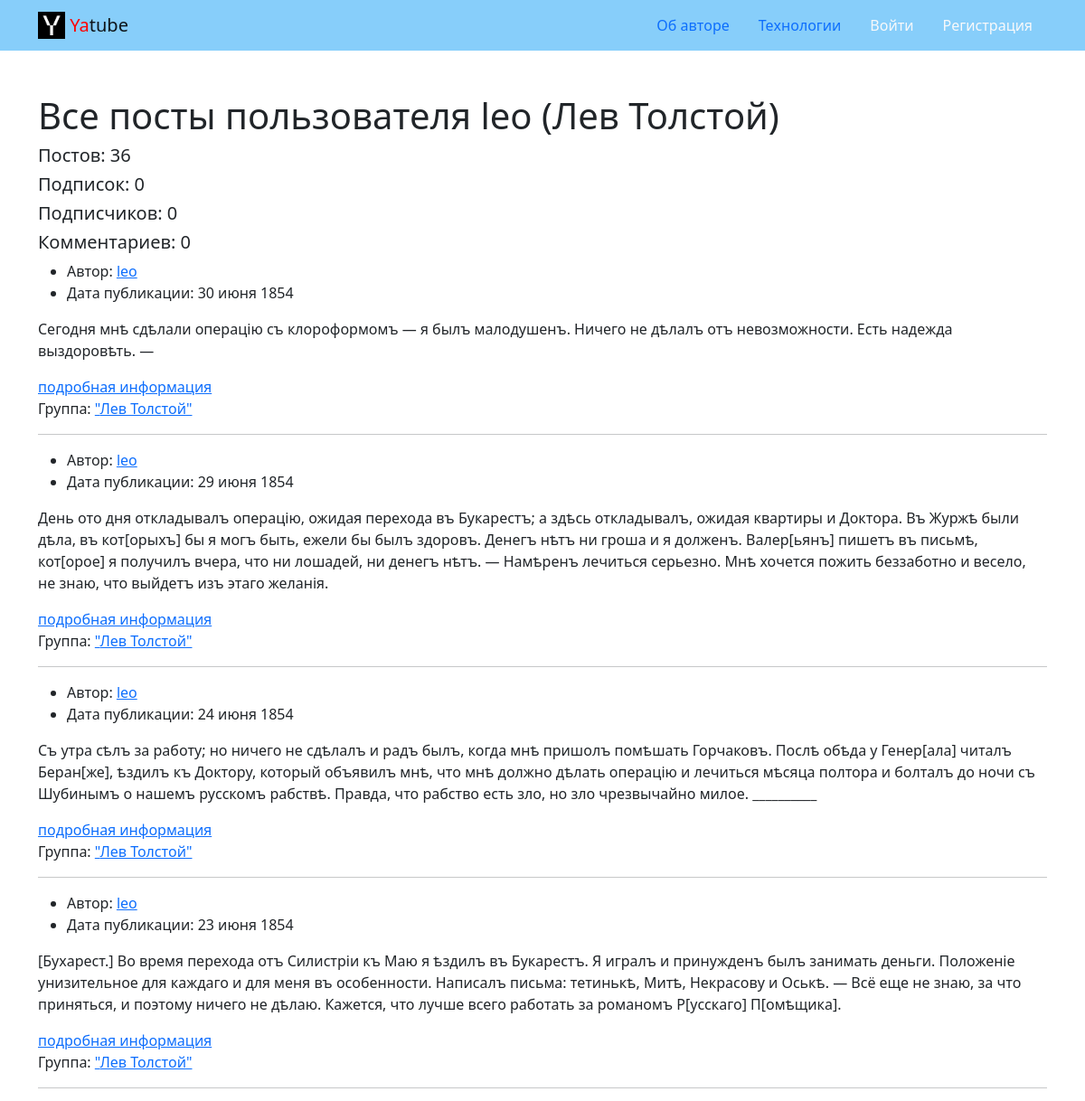
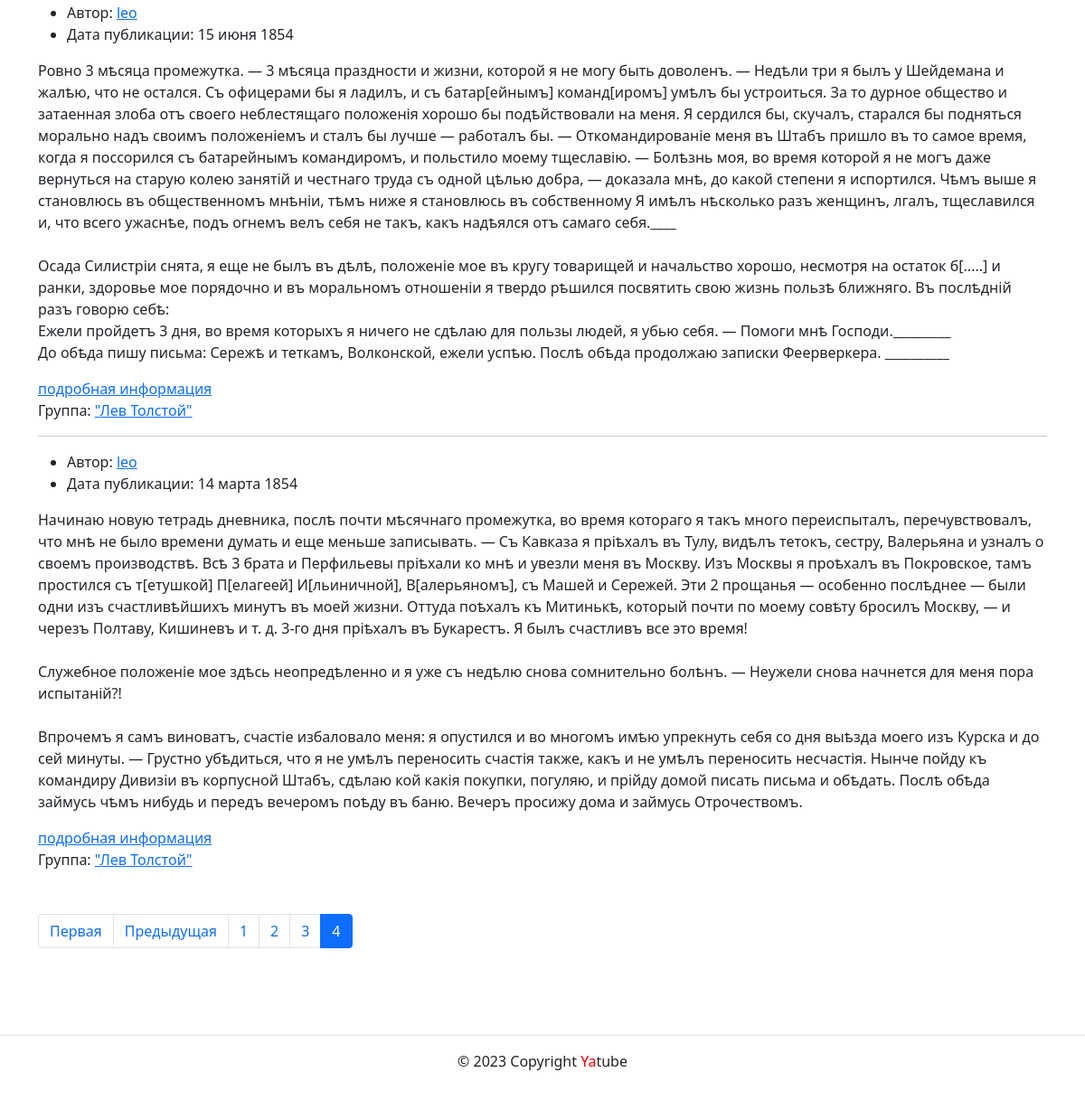
/profile/leo/?page=4, run on the app's committed database (2 pictures, top to bottom).
### posts/models.py (models this page shows, shortened)
class Post(models.Model):
    text = models.TextField(
        verbose_name='Текст поста',
        help_text='Текст нового поста'
    )
    pub_date = models.DateTimeField('Дата публикации', auto_now_add=True)
    author = models.ForeignKey(
        User,
        on_delete=models.CASCADE,
        related_name='posts',
        verbose_name='Автор',
        help_text='Имя автора'
    )
    group = models.ForeignKey(
        Group,
        on_delete=models.SET_NULL,
        related_name='posts',
        blank=True, null=True,
        verbose_name='Группа',
        help_text='Группа, к которой будет относиться пост',
    )
    image = models.ImageField(
        'Картинка',
        upload_to='posts/',
        blank=True,
        help_text='Поле для загрузки картинки',
    )
    class Meta:
        ordering = ('-pub_date',)
        verbose_name = 'Пост'
        verbose_name_plural = 'Посты'

class Group(models.Model):
    title = models.CharField(
        max_length=200, verbose_name='Название',
        help_text='Название группы'
    )
    slug = models.SlugField(
        unique=True,
        verbose_name='Идентификатор',
        help_text='Название идентификатора'
    )
    description = models.TextField(
        verbose_name='Описание',
        help_text='Текст описания'
    )
    class Meta:
        verbose_name = 'Группа'
        verbose_name_plural = 'Группы'

### posts/views.py (the view)
# urls.py: path("profile/<str:username>/", views.profile, name="profile"),
def profile(request, username):
    author = get_object_or_404(User, username=username)
    return render(request, 'posts/profile.html', {
        'page_obj': page_obj(request, author.posts.all()),
        'author': author,
        'following':
            request.user != author
            and request.user.is_authenticated
            and Follow.objects.filter(
                user=request.user, author=author
        ).exists(),
    })

### core/context_processors/year.py (called while the page is built)
def year(request):
    return {
        'year': datetime.now().year,
    }

### posts/views.py (called while the page is built)
def page_obj(request, posts):
    return Paginator(posts, POSTS_PER_PAGE).get_page(request.GET.get('page'))

### templates/posts/profile.html (shortened to what this page needs)
{% extends 'base.html' %}
{% block content %}
  <div class="mb-5">
    <h1>Все посты пользователя {{ author.username }} ({{ author.get_full_name }})</h1>
    <h5>Постов: {{ author.posts.count }}</h5>
    <h5>Подписок: {{ author.follower.count }}</h5>
    <h5>Подписчиков: {{ author.following.count }}</h5>
    <h5>Комментариев: {{ author.comments.count }}</h5>
    {% load cache %}
    {% cache 20 profile_page page_obj.number %}
      {% for post in page_obj %}
        {% include 'posts/includes/post.html' %}
        {% if not forloop.last %}<hr />{% endif %}
      {% endfor %}
    {% endcache %}
    {% include 'posts/includes/paginator.html' %}
  </div>
{% endblock %}

### templates/posts/includes/post.html (shortened to what this page needs)
{% load thumbnail %}
<article>
  <ul>
    <li>Автор: <a href="{% url 'posts:profile' post.author.username %}">{{ post.author.username }}</a></li>
    <li>Дата публикации: {{ post.pub_date|date:"d E Y" }}</li>
  </ul>
  <p>{{ post.text|linebreaksbr }}</p>
  <a href="{% url 'posts:post_detail' post.pk %}">подробная информация</a>
  <br>
  {% if post.group and not hide_group %}
    Группа: <a href="{% url 'posts:group_list' post.group.slug %}">"{{ post.group.title }}"</a>
  {% endif %}
</article>

### data on the page
Post: author.username "leo", pub_date "30 июня 1854", text "Сегодня мнѣ сдѣлали операцію съ клороформомъ — я былъ малодушенъ. Ничего не дѣлалъ отъ невозможности. Есть надежда выздоровѣть. —", group "Лев Толстой"
Post: author.username "leo", pub_date "29 июня 1854", text "День ото дня откладывалъ операцію, ожидая перехода въ Букарестъ; a здѣсь откладывалъ, ожидая квартиры и Доктора. Въ Журжѣ были дѣла, въ кот[орыхъ] бы я могъ быть, ежели бы былъ здоровъ. Денегъ нѣтъ ни гроша и я долженъ. Валер[ьянъ] пишетъ въ письмѣ, кот[орое] я получилъ вчера, что ни лошадей, ни денегъ нѣтъ. — Намѣренъ лечиться серьезно. Мнѣ хочется пожить беззаботно и весело, не знаю, что выйдетъ изъ этаго желанія.", group "Лев Толстой"
Post: author.username "leo", pub_date "24 июня 1854", text "Съ утра сѣлъ за работу; но ничего не сдѣлалъ и радъ былъ, когда мнѣ пришолъ помѣшать Горчаковъ. Послѣ обѣда у Генер[ала] читалъ Беран[же], ѣздилъ къ Доктору, который объявилъ мнѣ, что мнѣ должно дѣлать операцію и лечиться мѣсяца полтора и болталъ до ночи съ Шубинымъ о нашемъ русскомъ рабствѣ. Правда, что рабство есть зло, но зло чрезвычайно милое. __________", group "Лев Толстой"
Post: author.username "leo", pub_date "23 июня 1854", text "[Бухарест.] Во время перехода отъ Силистріи къ Маю я ѣздилъ въ Букарестъ. Я игралъ и принужденъ былъ занимать деньги. Положеніе унизительное для каждаго и для меня въ особенности. Написалъ письма: тетинькѣ, Митѣ, Некрасову и Оськѣ. — Всё еще не знаю, за что приняться, и поэтому ничего не дѣлаю. Кажется, что лучше всего работать за романомъ Р[усскаго] П[омѣщика].", group "Лев Толстой"
Post: author.username "leo", pub_date "15 июня 1854", text "Ровно 3 мѣсяца промежутка. — 3 мѣсяца праздности и жизни, которой я не могу быть доволенъ. — Недѣли три я былъ у Шейдемана и жалѣю, что не остался. Съ офицерами бы я ладилъ, и съ батар[ейнымъ] команд[иромъ] умѣлъ бы устроиться. За то дурное общество и затаенная злоба отъ своего неблестящаго положенія хорошо бы подѣйствовали на меня. Я сердился бы, скучалъ, старался бы подняться морально надъ своимъ положеніемъ и сталъ бы лучше — работалъ бы. — Откомандированіе меня въ Штабъ пришло въ то самое время, когда я поссорился съ батарейнымъ командиромъ, и польстило моему тщеславію. — Болѣзнь моя, во время которой я не могъ даже вернуться на старую колею занятій и честнаго труда съ одной цѣлью…", group "Лев Толстой"
Post: author.username "leo", pub_date "14 марта 1854", text "Начинаю новую тетрадь дневника, послѣ почти мѣсячнаго промежутка, во время котораго я такъ много переиспыталъ, перечувствовалъ, что мнѣ не было времени думать и еще меньше записывать. — Съ Кавказа я пріѣхалъ въ Тулу, видѣлъ тетокъ, сестру, Валерьяна и узналъ о своемъ производствѣ. Всѣ 3 брата и Перфильевы пріѣхали ко мнѣ и увезли меня въ Москву. Изъ Москвы я проѣхалъ въ Покровское, тамъ простился съ т[етушкой] П[елагеей] И[льиничной], В[алерьяномъ], съ Машей и Сережей. Эти 2 прощанья — особенно послѣднее — были одни изъ счастливѣйшихъ минутъ въ моей жизни. Оттуда поѣхалъ къ Митинькѣ, который почти по моему совѣту бросилъ Москву, — и черезъ Полтаву, Кишиневъ и т. д. 3-го дня пріѣхалъ въ…", group "Лев Толстой"

### other printed values
{{ author.username }} "leo"
{{ author.get_full_name }} "Лев Толстой"
{{ author.posts.count }} "36"
{{ author.follower.count }} "0"
{{ author.following.count }} "0"
{{ author.comments.count }} "0"
{{ i }} "1" "2" "3"
{{ i }} "4"
